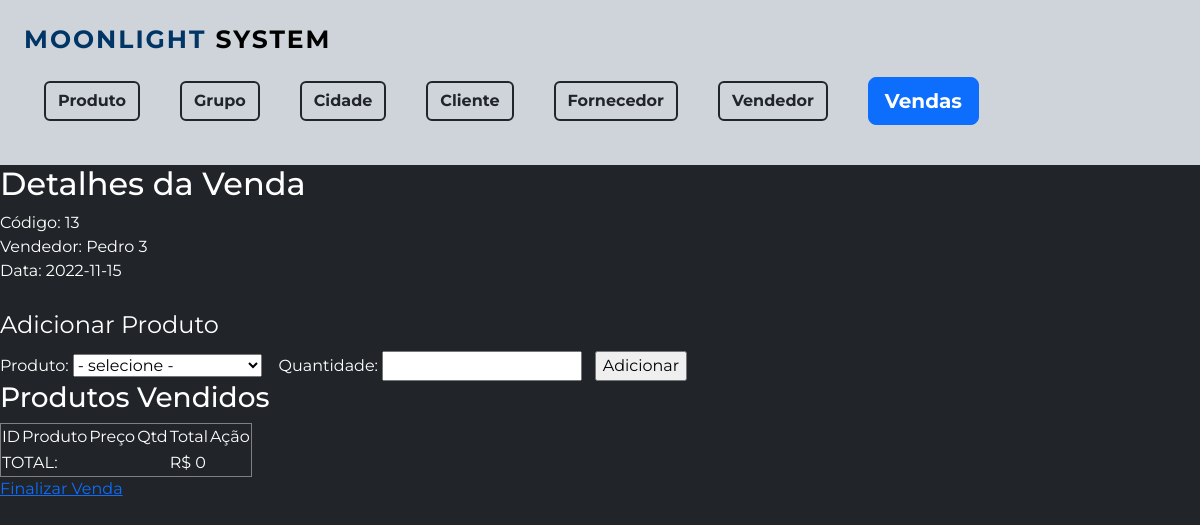
Screenshot of /venda1/detalheVenda.php?id=13 with the database file from the repository.
### tables this page shows
CREATE TABLE `tb_venda` (
  `id_venda` int(11) NOT NULL,
  `dt_venda` date NOT NULL,
  `fk_id_cliente` int(11) NOT NULL,
  `fk_id_vendedor` int(11) NOT NULL,
  `vl_total` float(9,2) DEFAULT NULL
);

CREATE TABLE `tb_vendedor` (
  `id_vendedor` int(11) NOT NULL,
  `nm_vendedor` varchar(55) NOT NULL
);

### venda1/detalheVenda.php (the view, shortened to what this page needs)
<?php
include '../formMenu.php';
include '../conexao/conecta.php';
$id = $_GET['id'];
$sql = "SELECT v.id_venda, vd.nm_vendedor, cli.nm_cliente,v.dt_venda FROM tb_venda v INNER JOIN tb_vendedor vd ON v.fk_id_vendedor=vd.id_vendedor INNER JOIN tb_cliente cli ON cli.id_cliente=v.fk_id_cliente WHERE v.id_venda=$id";
$resultado = mysqli_query($conexao, $sql);
if (!$resultado) {
	die("SQL: " . $sql . "<br />" . mysqli_error($conexao));
} else {
	$venda = mysqli_fetch_array($resultado);
}
?>
<h2>Detalhes da Venda</h2>
Código: <?php echo $venda['id_venda'] ?><br />
Vendedor: <?php echo $venda['nm_vendedor'] ?><br />
Data: <?php echo $venda['dt_venda'] ?><br /><br />
<form method="post" action="gravaVendaProduto.php">
	<fieldset>
		<legend>Adicionar Produto</legend>
		Produto:
		<select name="produto">
			<option>- selecione - </option>
		</select> &nbsp;&nbsp;
		Quantidade:
		<input type="text" name="quantidade">&nbsp;&nbsp;
		<input type="submit" value="Adicionar">
	</fieldset>
</form>
<h3>Produtos Vendidos</h3>
<table border="1">
	<tr>
		<td>ID</td>
		<td>Produto</td>
		<td>Preço</td>
		<td>Qtd</td>
		<td>Total</td>
		<td>Ação</td>
	</tr>
<?php
	$total = 0;
?>
	<tr>
		<td colspan="4">TOTAL:
		<td>R$ <?php echo $total ?></td>
	</tr>
</table>
<a href="../venda/formListaVenda.php">Finalizar Venda</a>

### formMenu.php (style rules this page uses)
body { background-color: #212529; color: #fff; font-family: 'Montserrat', sans-serif; }

### rows the page displays
tb_venda: id_venda "13", tb_vendedor.nm_vendedor "Pedro 3", dt_venda "2022-11-15"

### other values shown
$total "0"
